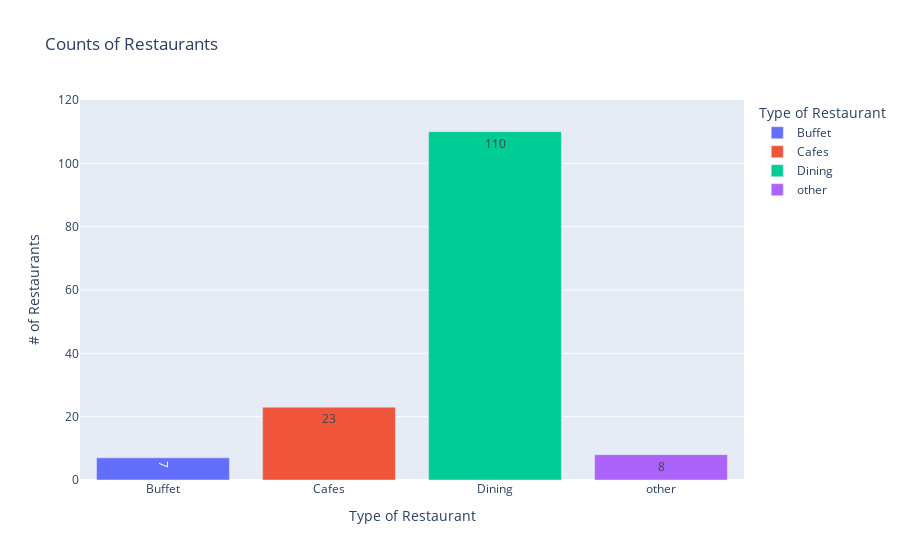

The cell this chart's notebook holds for it:
### Code cell
fig = px.bar(collapsed, x='type', y='restaurant_count', color = 'type', title = "Counts of Restaurants", text_auto = True,
             labels = {"type": "Type of Restaurant", "restaurant_count": "# of Restaurants"},
            range_y=[0,120])
fig.show()

### Figure 1 — Plotly figure (JSON) as saved in the notebook; plotly's stock layout.template omitted (floating-point values rounded to 4 significant figures)
{"data": [{"alignmentgroup": "True", "hovertemplate": "Type of Restaurant=%{x}<br># of Restaurants=%{y}<extra></extra>", "legendgroup": "Buffet", "marker": {"color": "#636efa", "pattern": {"shape": ""}}, "name": "Buffet", "offsetgroup": "Buffet", "orientation": "v", "showlegend": true, "textposition": "auto", "texttemplate": "%{y}", "type": "bar", "x": ["Buffet"], "xaxis": "x", "y": [7], "yaxis": "y"}, {"alignmentgroup": "True", "hovertemplate": "Type of Restaurant=%{x}<br># of Restaurants=%{y}<extra></extra>", "legendgroup": "Cafes", "marker": {"color": "#EF553B", "pattern": {"shape": ""}}, "name": "Cafes", "offsetgroup": "Cafes", "orientation": "v", "showlegend": true, "textposition": "auto", "texttemplate": "%{y}", "type": "bar", "x": ["Cafes"], "xaxis": "x", "y": [23], "yaxis": "y"}, {"alignmentgroup": "True", "hovertemplate": "Type of Restaurant=%{x}<br># of Restaurants=%{y}<extra></extra>", "legendgroup": "Dining", "marker": {"color": "#00cc96", "pattern": {"shape": ""}}, "name": "Dining", "offsetgroup": "Dining", "orientation": "v", "showlegend": true, "textposition": "auto", "texttemplate": "%{y}", "type": "bar", "x": ["Dining"], "xaxis": "x", "y": [110], "yaxis": "y"}, {"alignmentgroup": "True", "hovertemplate": "Type of Restaurant=%{x}<br># of Restaurants=%{y}<extra></extra>", "legendgroup": "other", "marker": {"color": "#ab63fa", "pattern": {"shape": ""}}, "name": "other", "offsetgroup": "other", "orientation": "v", "showlegend": true, "textposition": "auto", "texttemplate": "%{y}", "type": "bar", "x": ["other"], "xaxis": "x", "y": [8], "yaxis": "y"}], "layout": {"autosize": true, "barmode": "relative", "legend": {"title": {"text": "Type of Restaurant"}, "tracegroupgap": 0}, "title": {"text": "Counts of Restaurants"}, "xaxis": {"anchor": "y", "autorange": true, "categoryarray": ["Buffet", "Cafes", "Dining", "other"], "categoryorder": "array", "domain": [0, 1], "range": [-0.5, 3.5], "title": {"text": "Type of Restaurant"}, "type": "category"}, "yaxis": {"anchor": "x", "domain": [0, 1], "range": [0, 120], "title": {"text": "# of Restaurants"}, "type": "linear"}}}
